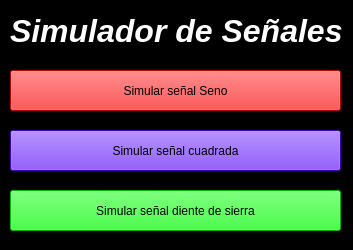
<?xml version="1.0" encoding="UTF-8"?>
<ui version="4.0">
 <class>MainWindow</class>
 <widget class="QMainWindow" name="MainWindow">
  <property name="geometry">
   <rect>
    <x>0</x>
    <y>0</y>
    <width>353</width>
    <height>250</height>
   </rect>
  </property>
  <property name="windowTitle">
   <string>MainWindow</string>
  </property>
  <property name="styleSheet">
   <string notr="true">background-color: rgb(0, 0, 0);</string>
  </property>
  <widget class="QWidget" name="centralwidget">
   <widget class="QPushButton" name="seno_push">
    <property name="geometry">
     <rect>
      <x>10</x>
      <y>70</y>
      <width>331</width>
      <height>41</height>
     </rect>
    </property>
    <property name="palette">
     <palette>
      <active>
       <colorrole role="Button">
        <brush brushstyle="SolidPattern">
         <color alpha="255">
          <red>255</red>
          <green>0</green>
          <blue>0</blue>
         </color>
        </brush>
       </colorrole>
       <colorrole role="Base">
        <brush brushstyle="SolidPattern">
         <color alpha="255">
          <red>255</red>
          <green>0</green>
          <blue>0</blue>
         </color>
        </brush>
       </colorrole>
       <colorrole role="Window">
        <brush brushstyle="SolidPattern">
         <color alpha="255">
          <red>255</red>
          <green>0</green>
          <blue>0</blue>
         </color>
        </brush>
       </colorrole>
      </active>
      <inactive>
       <colorrole role="Button">
        <brush brushstyle="SolidPattern">
         <color alpha="255">
          <red>255</red>
          <green>0</green>
          <blue>0</blue>
         </color>
        </brush>
       </colorrole>
       <colorrole role="Base">
        <brush brushstyle="SolidPattern">
         <color alpha="255">
          <red>255</red>
          <green>0</green>
          <blue>0</blue>
         </color>
        </brush>
       </colorrole>
       <colorrole role="Window">
        <brush brushstyle="SolidPattern">
         <color alpha="255">
          <red>255</red>
          <green>0</green>
          <blue>0</blue>
         </color>
        </brush>
       </colorrole>
      </inactive>
      <disabled>
       <colorrole role="Button">
        <brush brushstyle="SolidPattern">
         <color alpha="255">
          <red>255</red>
          <green>0</green>
          <blue>0</blue>
         </color>
        </brush>
       </colorrole>
       <colorrole role="Base">
        <brush brushstyle="SolidPattern">
         <color alpha="255">
          <red>255</red>
          <green>0</green>
          <blue>0</blue>
         </color>
        </brush>
       </colorrole>
       <colorrole role="Window">
        <brush brushstyle="SolidPattern">
         <color alpha="255">
          <red>255</red>
          <green>0</green>
          <blue>0</blue>
         </color>
        </brush>
       </colorrole>
      </disabled>
     </palette>
    </property>
    <property name="styleSheet">
     <string notr="true">border-color: rgb(0, 0, 0);
font: 14pt &quot;Arial&quot;;
background-color: rgb(255, 0, 0);</string>
    </property>
    <property name="text">
     <string>Simular señal Seno</string>
    </property>
   </widget>
   <widget class="QPushButton" name="cuadrada_push">
    <property name="geometry">
     <rect>
      <x>10</x>
      <y>130</y>
      <width>331</width>
      <height>41</height>
     </rect>
    </property>
    <property name="palette">
     <palette>
      <active>
       <colorrole role="Button">
        <brush brushstyle="SolidPattern">
         <color alpha="255">
          <red>85</red>
          <green>0</green>
          <blue>255</blue>
         </color>
        </brush>
       </colorrole>
       <colorrole role="Base">
        <brush brushstyle="SolidPattern">
         <color alpha="255">
          <red>85</red>
          <green>0</green>
          <blue>255</blue>
         </color>
        </brush>
       </colorrole>
       <colorrole role="Window">
        <brush brushstyle="SolidPattern">
         <color alpha="255">
          <red>85</red>
          <green>0</green>
          <blue>255</blue>
         </color>
        </brush>
       </colorrole>
      </active>
      <inactive>
       <colorrole role="Button">
        <brush brushstyle="SolidPattern">
         <color alpha="255">
          <red>85</red>
          <green>0</green>
          <blue>255</blue>
         </color>
        </brush>
       </colorrole>
       <colorrole role="Base">
        <brush brushstyle="SolidPattern">
         <color alpha="255">
          <red>85</red>
          <green>0</green>
          <blue>255</blue>
         </color>
        </brush>
       </colorrole>
       <colorrole role="Window">
        <brush brushstyle="SolidPattern">
         <color alpha="255">
          <red>85</red>
          <green>0</green>
          <blue>255</blue>
         </color>
        </brush>
       </colorrole>
      </inactive>
      <disabled>
       <colorrole role="Button">
        <brush brushstyle="SolidPattern">
         <color alpha="255">
          <red>85</red>
          <green>0</green>
          <blue>255</blue>
         </color>
        </brush>
       </colorrole>
       <colorrole role="Base">
        <brush brushstyle="SolidPattern">
         <color alpha="255">
          <red>85</red>
          <green>0</green>
          <blue>255</blue>
         </color>
        </brush>
       </colorrole>
       <colorrole role="Window">
        <brush brushstyle="SolidPattern">
         <color alpha="255">
          <red>85</red>
          <green>0</green>
          <blue>255</blue>
         </color>
        </brush>
       </colorrole>
      </disabled>
     </palette>
    </property>
    <property name="styleSheet">
     <string notr="true">background-color: rgb(85, 0, 255);
font: 16pt &quot;Arial&quot;;
border-color: rgb(0, 0, 0);</string>
    </property>
    <property name="text">
     <string>Simular señal cuadrada</string>
    </property>
   </widget>
   <widget class="QPushButton" name="diente_push">
    <property name="geometry">
     <rect>
      <x>10</x>
      <y>190</y>
      <width>331</width>
      <height>41</height>
     </rect>
    </property>
    <property name="palette">
     <palette>
      <active>
       <colorrole role="Button">
        <brush brushstyle="SolidPattern">
         <color alpha="255">
          <red>0</red>
          <green>255</green>
          <blue>0</blue>
         </color>
        </brush>
       </colorrole>
       <colorrole role="Base">
        <brush brushstyle="SolidPattern">
         <color alpha="255">
          <red>0</red>
          <green>255</green>
          <blue>0</blue>
         </color>
        </brush>
       </colorrole>
       <colorrole role="Window">
        <brush brushstyle="SolidPattern">
         <color alpha="255">
          <red>0</red>
          <green>255</green>
          <blue>0</blue>
         </color>
        </brush>
       </colorrole>
      </active>
      <inactive>
       <colorrole role="Button">
        <brush brushstyle="SolidPattern">
         <color alpha="255">
          <red>0</red>
          <green>255</green>
          <blue>0</blue>
         </color>
        </brush>
       </colorrole>
       <colorrole role="Base">
        <brush brushstyle="SolidPattern">
         <color alpha="255">
          <red>0</red>
          <green>255</green>
          <blue>0</blue>
         </color>
        </brush>
       </colorrole>
       <colorrole role="Window">
        <brush brushstyle="SolidPattern">
         <color alpha="255">
          <red>0</red>
          <green>255</green>
          <blue>0</blue>
         </color>
        </brush>
       </colorrole>
      </inactive>
      <disabled>
       <colorrole role="Button">
        <brush brushstyle="SolidPattern">
         <color alpha="255">
          <red>0</red>
          <green>255</green>
          <blue>0</blue>
         </color>
        </brush>
       </colorrole>
       <colorrole role="Base">
        <brush brushstyle="SolidPattern">
         <color alpha="255">
          <red>0</red>
          <green>255</green>
          <blue>0</blue>
         </color>
        </brush>
       </colorrole>
       <colorrole role="Window">
        <brush brushstyle="SolidPattern">
         <color alpha="255">
          <red>0</red>
          <green>255</green>
          <blue>0</blue>
         </color>
        </brush>
       </colorrole>
      </disabled>
     </palette>
    </property>
    <property name="styleSheet">
     <string notr="true">background-color: rgb(0, 255, 0);
border-color: rgb(0, 0, 0);
font: 16pt &quot;Arial&quot;;</string>
    </property>
    <property name="text">
     <string>Simular señal diente de sierra</string>
    </property>
   </widget>
   <widget class="QLabel" name="label">
    <property name="geometry">
     <rect>
      <x>10</x>
      <y>10</y>
      <width>351</width>
      <height>41</height>
     </rect>
    </property>
    <property name="palette">
     <palette>
      <active>
       <colorrole role="WindowText">
        <brush brushstyle="SolidPattern">
         <color alpha="255">
          <red>255</red>
          <green>255</green>
          <blue>255</blue>
         </color>
        </brush>
       </colorrole>
       <colorrole role="Button">
        <brush brushstyle="SolidPattern">
         <color alpha="255">
          <red>0</red>
          <green>0</green>
          <blue>0</blue>
         </color>
        </brush>
       </colorrole>
       <colorrole role="Text">
        <brush brushstyle="SolidPattern">
         <color alpha="255">
          <red>255</red>
          <green>255</green>
          <blue>255</blue>
         </color>
        </brush>
       </colorrole>
       <colorrole role="Base">
        <brush brushstyle="SolidPattern">
         <color alpha="255">
          <red>0</red>
          <green>0</green>
          <blue>0</blue>
         </color>
        </brush>
       </colorrole>
       <colorrole role="Window">
        <brush brushstyle="SolidPattern">
         <color alpha="255">
          <red>0</red>
          <green>0</green>
          <blue>0</blue>
         </color>
        </brush>
       </colorrole>
       <colorrole role="PlaceholderText">
        <brush brushstyle="SolidPattern">
         <color alpha="128">
          <red>255</red>
          <green>255</green>
          <blue>255</blue>
         </color>
        </brush>
       </colorrole>
      </active>
      <inactive>
       <colorrole role="WindowText">
        <brush brushstyle="SolidPattern">
         <color alpha="255">
          <red>255</red>
          <green>255</green>
          <blue>255</blue>
         </color>
        </brush>
       </colorrole>
       <colorrole role="Button">
        <brush brushstyle="SolidPattern">
         <color alpha="255">
          <red>0</red>
          <green>0</green>
          <blue>0</blue>
         </color>
        </brush>
       </colorrole>
       <colorrole role="Text">
        <brush brushstyle="SolidPattern">
         <color alpha="255">
          <red>255</red>
          <green>255</green>
          <blue>255</blue>
         </color>
        </brush>
       </colorrole>
       <colorrole role="Base">
        <brush brushstyle="SolidPattern">
         <color alpha="255">
          <red>0</red>
          <green>0</green>
          <blue>0</blue>
         </color>
        </brush>
       </colorrole>
       <colorrole role="Window">
        <brush brushstyle="SolidPattern">
         <color alpha="255">
          <red>0</red>
          <green>0</green>
          <blue>0</blue>
         </color>
        </brush>
       </colorrole>
       <colorrole role="PlaceholderText">
        <brush brushstyle="SolidPattern">
         <color alpha="128">
          <red>255</red>
          <green>255</green>
          <blue>255</blue>
         </color>
        </brush>
       </colorrole>
      </inactive>
      <disabled>
       <colorrole role="WindowText">
        <brush brushstyle="SolidPattern">
         <color alpha="255">
          <red>120</red>
          <green>120</green>
          <blue>120</blue>
         </color>
        </brush>
       </colorrole>
       <colorrole role="Button">
        <brush brushstyle="SolidPattern">
         <color alpha="255">
          <red>0</red>
          <green>0</green>
          <blue>0</blue>
         </color>
        </brush>
       </colorrole>
       <colorrole role="Text">
        <brush brushstyle="SolidPattern">
         <color alpha="255">
          <red>120</red>
          <green>120</green>
          <blue>120</blue>
         </color>
        </brush>
       </colorrole>
       <colorrole role="Base">
        <brush brushstyle="SolidPattern">
         <color alpha="255">
          <red>0</red>
          <green>0</green>
          <blue>0</blue>
         </color>
        </brush>
       </colorrole>
       <colorrole role="Window">
        <brush brushstyle="SolidPattern">
         <color alpha="255">
          <red>0</red>
          <green>0</green>
          <blue>0</blue>
         </color>
        </brush>
       </colorrole>
       <colorrole role="PlaceholderText">
        <brush brushstyle="SolidPattern">
         <color alpha="128">
          <red>0</red>
          <green>0</green>
          <blue>0</blue>
         </color>
        </brush>
       </colorrole>
      </disabled>
     </palette>
    </property>
    <property name="font">
     <font>
      <family>Arial</family>
      <pointsize>24</pointsize>
      <weight>75</weight>
      <italic>true</italic>
      <bold>true</bold>
     </font>
    </property>
    <property name="styleSheet">
     <string notr="true"/>
    </property>
    <property name="text">
     <string>Simulador de Señales</string>
    </property>
   </widget>
  </widget>
 </widget>
 <resources/>
 <connections/>
</ui>
